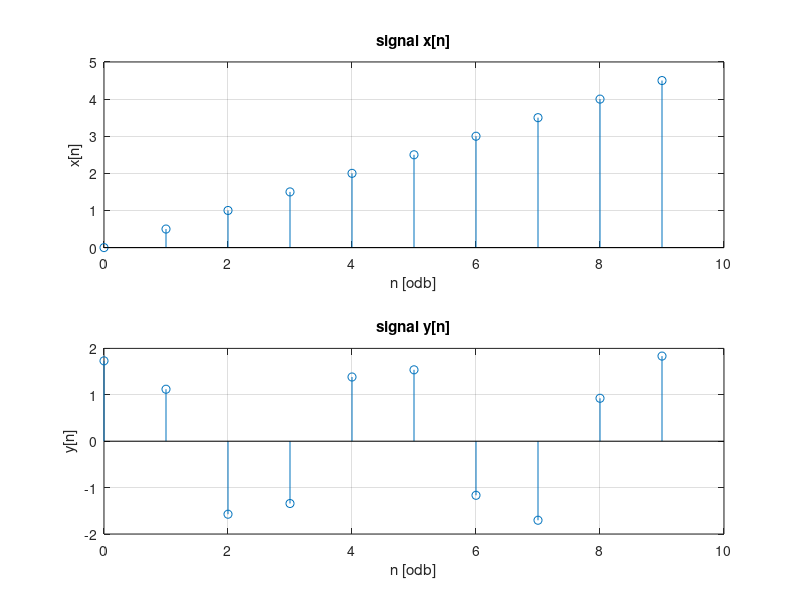
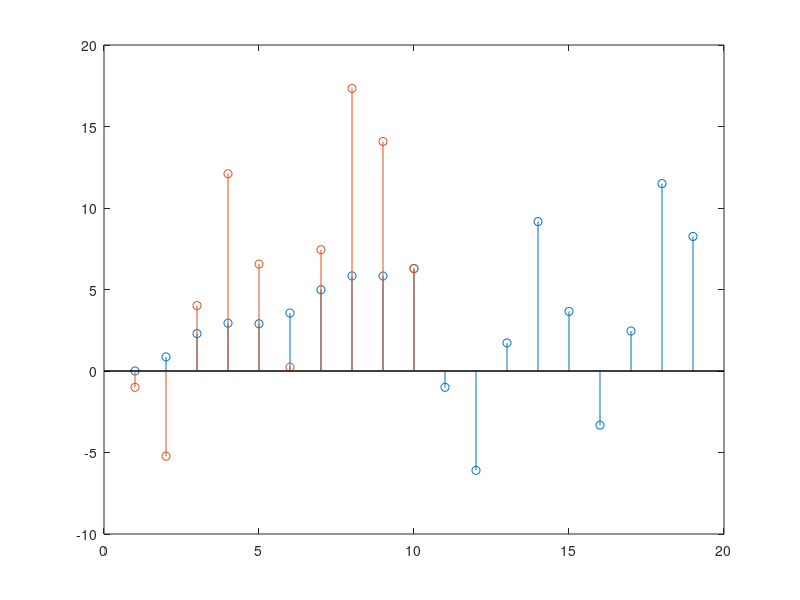

Write MATLAB code to recreate these figures, in order.
clear all; close all; clc;

n1=0:18
n=0:9;
x=n/2;
y=2*sin(1.5*n+pi/3);

figure(1)
   subplot(2,1,1)
   stem(n,x); %za crtanje diskretnih signala
   xlabel('n [odb]'); ylabel('x[n]');
   title('signal x[n]'); grid on;
   subplot(2,1,2)
   stem(n,y); %za crtanje diskretnih signala
   xlabel('n [odb]'); ylabel('y[n]');
   title('signal y[n]'); grid on;
   
   
N=length(x);
z = [];
% z=zeros(1,2*N-1) inicijalizacija pre for petlje
for i = 0:2*N-2
z(i + 1) = 0;
for m = 0:N-1
if i-m>=0 && i-m<=N-1
z(i + 1) = z(i + 1) + x(m+1) * y(i-m+1);
end
end
end
z2 = zeros(1,N);

for k = 0:N-1
    z2(k+1) = x*y(mod(k:(-1):(k-N+1),N)+1)';
end


figure(2)
  stem(z);
  hold on
  stem(z2);
length(z)

   